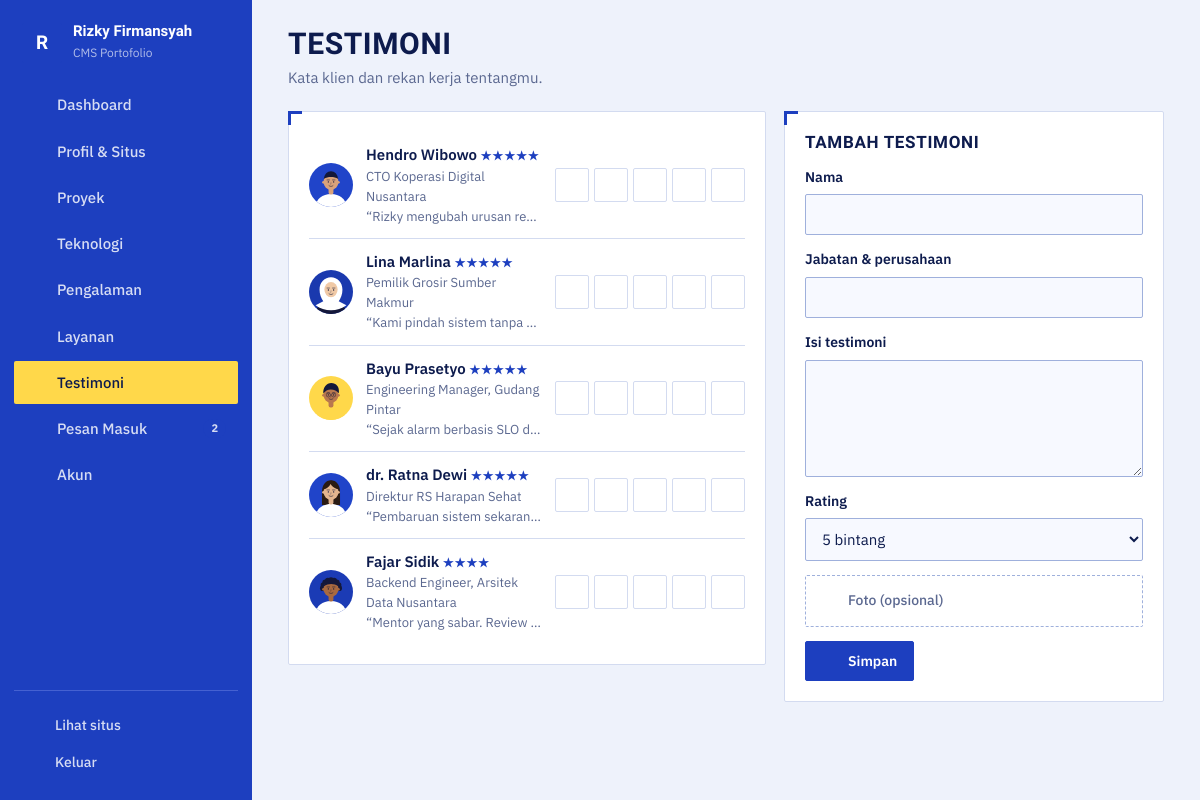
Screenshot of /index.php?page=testimoni (signed in) with the database file from the repository.
### tables this page shows
CREATE TABLE testimoni (
  id INT AUTO_INCREMENT PRIMARY KEY,
  nama VARCHAR(100) NOT NULL,
  jabatan VARCHAR(120) NOT NULL DEFAULT '',
  isi TEXT NOT NULL,
  foto VARCHAR(255) NOT NULL DEFAULT '',
  rating TINYINT UNSIGNED NOT NULL DEFAULT 5,
  tampil TINYINT(1) NOT NULL DEFAULT 1,
  urutan INT NOT NULL DEFAULT 0
);

### index.php (called while the page is built, shortened)
<?php
require __DIR__ . '/includes/bootstrap.php';
$admin = [
    'login'         => 'pages/admin/login.php',
    'logout'        => 'pages/admin/logout.php',
    'dashboard'     => 'pages/admin/dashboard.php',
    'profil'        => 'pages/admin/profil.php',
    'kelola-proyek' => 'pages/admin/proyek.php',
    'proyek-form'   => 'pages/admin/proyek-form.php',
    'teknologi'     => 'pages/admin/teknologi.php',
    'pengalaman'    => 'pages/admin/pengalaman.php',
    'layanan'       => 'pages/admin/layanan.php',
    'testimoni'     => 'pages/admin/testimoni.php',
    'pesan'         => 'pages/admin/pesan.php',
    'akun'          => 'pages/admin/akun.php',
];
$page = (string) ($_GET['page'] ?? 'beranda');
require __DIR__ . '/' . $admin[$page];

### pages/admin/testimoni.php (the view, shortened to what this page needs)
<?php
$edit = isset($_GET['id']) ? q('SELECT * FROM testimoni WHERE id = ?', [(int) $_GET['id']])->fetch() : null;
$edit = $edit ?: ['id' => 0, 'nama' => '', 'jabatan' => '', 'isi' => '', 'rating' => 5, 'foto' => ''];
$list = q('SELECT * FROM testimoni ORDER BY urutan, id')->fetchAll();
require ROOT . '/includes/admin_header.php';
?>
<div class="grid-side">
    <section class="card">
        <ul class="rows">
            <?php foreach ($list as $x): ?>
                <li class="<?= $x['tampil'] ? '' : 'hidden-row' ?>"><img src="<?= e(gambar($x['foto'], 'assets/img/avatar.svg')) ?>" alt="" class="av-img"><div class="grow"><b><?= e($x['nama']) ?> <span class="stars"><?= str_repeat('&#9733;', (int) $x['rating']) ?></span></b><small><?= e($x['jabatan']) ?></small><small class="clip">“<?= e(mb_strimwidth($x['isi'], 0, 140, '…')) ?>”</small></div>
                    <div class="row-acts">
                        <?php foreach ([['naik', 'arrow-up'], ['turun', 'arrow-down'], ['tampil', $x['tampil'] ? 'eye' : 'eye-off']] as [$a, $ic]): ?><form method="post"><?= csrf_field() ?><input type="hidden" name="id" value="<?= $x['id'] ?>"><button class="icon-btn" name="aksi" value="<?= $a ?>"><?= icon($ic, 16) ?></button></form><?php endforeach; ?>
                        <a class="icon-btn" href="<?= url('testimoni', ['id' => $x['id']]) ?>"><?= icon('pencil', 16) ?></a>
                        <form method="post" onsubmit="return confirm('Hapus testimoni ini?')"><button class="icon-btn danger" name="aksi" value="hapus"><?= icon('trash-2', 16) ?></button></form>
                    </div></li>
            <?php endforeach; ?>
        </ul>
    </section>
    <form method="post" class="card sticky" enctype="multipart/form-data">
        <div class="card-h"><h2><?= $edit['id'] ? 'Ubah testimoni' : 'Tambah testimoni' ?></h2><?php if ($edit['id']): ?><a href="<?= url('testimoni') ?>">Batal</a><?php endif; ?></div>
        <label>Nama<input name="nama" value="<?= e($edit['nama']) ?>" required maxlength="100"></label>
        <label>Jabatan & perusahaan<input name="jabatan" value="<?= e($edit['jabatan']) ?>" maxlength="120"></label>
        <label>Isi testimoni<textarea name="isi" rows="5" required maxlength="1000"><?= e($edit['isi']) ?></textarea></label>
        <label>Rating<select name="rating"><?php for ($i = 5; $i >= 1; $i--): ?><option value="<?= $i ?>" <?= (int) $edit['rating'] === $i ? 'selected' : '' ?>><?= $i ?> bintang</option><?php endfor; ?></select></label>
        <label class="file"><?= icon('upload', 18) ?> Foto (opsional)<input type="file" name="foto" accept="image/jpeg,image/png,image/webp"></label>
        <button class="btn btn-main" type="submit"><?= icon('check', 18) ?> Simpan</button>
    </form>
</div>
<?php require ROOT . '/includes/admin_footer.php';

### includes/bootstrap.php (shortened to what this page needs)
<?php
function db(): PDO
{
    static $pdo = null;
    if ($pdo === null) {
        $c = require ROOT . '/config/database.php';
        $pdo = new PDO("mysql:host={$c['host']};port={$c['port']};dbname={$c['database']};charset=utf8mb4", $c['username'], $c['password'], [
            PDO::ATTR_ERRMODE => PDO::ERRMODE_EXCEPTION,
            PDO::ATTR_DEFAULT_FETCH_MODE => PDO::FETCH_ASSOC,
            PDO::ATTR_EMULATE_PREPARES => false,
        ]);
        $pdo->exec("SET time_zone = '+07:00'");
    }
    return $pdo;
}
function q(string $sql, array $params = []): PDOStatement
{
    $st = db()->prepare($sql);
    $st->execute($params);
    return $st;
}
function e($v): string { return htmlspecialchars((string) $v, ENT_QUOTES, 'UTF-8'); }
function url(string $page, array $p = []): string { return 'index.php?' . http_build_query(['page' => $page] + $p); }
function gambar(?string $f, string $cadangan = 'assets/img/kosong.svg'): string
{
    return str_starts_with($f, 'assets/img/') ? $f : UPLOAD_URL . $f;
}
function icon(string $name, int $size = 18, string $cls = 'ic'): string
{
    static $ic = null;
    $ic ??= require __DIR__ . '/icons.php';
    return '<svg class="' . $cls . '" width="' . $size . '" height="' . $size . '" viewBox="0 0 24 24" fill="none" stroke="currentColor" stroke-width="1.8" stroke-linecap="round" stroke-linejoin="round" aria-hidden="true">' . ($ic[$name] ?? '') . '</svg>';
}

### assets/css/admin.css (style rules this page uses)
:root { --bg:#eef2fb;--card:#ffffff;--field:#f7f9ff;--ink:#0d1b4d;--muted:#5b6890; --line:#d3dbf0;--line-strong:#9fb0dc;--acc:#1d3fbf;--acc-ink:#1d3fbf;--acc-border:#1d3fbf;--on-acc:#ffffff;--acc-soft:#e3e9fb; --side:#1d3fbf;--side-ink:#ffffff;--side-hover:#2a4bcc;--side-on:#ffd84a;--side-on-ink:#0d1b4d;--side-line:#4561d1;--side-border:0; --danger:#c62828;--err-bg:#fde8e8;--ok-bg:#fff7d1;--ok-ink:#5a4600;--ok-line:#e6c13b; --r:2px;--r-sm:2px;--r-xs:1px;--bw:1.5px;--card-shadow:none;--btn-shadow:none; --f-head:'Big Shoulders Display',sans-serif;--f-body:'IBM Plex Sans',sans-serif; }
.card-h h2 { font-size:19px;text-transform:uppercase;letter-spacing:.04em }
.card { position:relative }
.card::before { content:'';position:absolute;top:-1.5px;left:-1.5px;width:14px;height:14px;border-top:3px solid var(--acc);border-left:3px solid var(--acc) }
*,*::before,*::after { box-sizing:border-box }
html { -webkit-text-size-adjust:100% }
body.adm { margin:0;background:var(--bg);color:var(--ink);font:15px/1.55 var(--f-body);min-height:100vh }
a { color:var(--acc-ink) }
h1,h2,h3 { font-family:var(--f-head);margin:0;line-height:1.2 }
img { max-width:100%;display:block }
.grow { flex:1;min-width:0 }
.ic { flex:none }
.btn { display:inline-flex;align-items:center;gap:8px;padding:10px 16px;border-radius:var(--r-sm);border:var(--bw) solid var(--line-strong);background:var(--card);color:var(--ink);font:600 14px var(--f-body);cursor:pointer;text-decoration:none;white-space:nowrap;transition:transform .15s }
.btn-main { background:var(--acc);border-color:var(--acc-border);color:var(--on-acc);box-shadow:var(--btn-shadow) }
.btn.danger,.icon-btn.danger { color:var(--danger) }
.icon-btn { width:34px;height:34px;display:inline-grid;place-items:center;border-radius:var(--r-sm);border:var(--bw) solid var(--line);background:var(--card);color:var(--ink);cursor:pointer;text-decoration:none;padding:0 }
.card { background:var(--card);border:var(--bw) solid var(--line);border-radius:var(--r);padding:20px;box-shadow:var(--card-shadow);min-width:0 }
.card+.card { margin-top:18px }
.card-h { display:flex;align-items:center;justify-content:space-between;gap:10px;margin-bottom:14px }
.card-h h2 { font-size:17px }
.grid-side { display:grid;grid-template-columns:minmax(0,1fr) 380px;gap:18px;align-items:start }
.grid-side .card+.card { margin-top:0 }
.sticky { position:sticky;top:20px }
.rows { list-style:none;margin:0;padding:0 }
.rows li { display:flex;align-items:center;gap:13px;padding:11px 0;border-bottom:1px solid var(--line) }
.rows li:last-child { border-bottom:0 }
.rows li b { display:block;font-weight:600 }
.rows li small { display:block;color:var(--muted);font-size:13px }
.clip { overflow:hidden;text-overflow:ellipsis;white-space:nowrap }
.av-img { width:44px;height:44px;border-radius:50%;object-fit:cover;flex:none }
.stars { color:var(--acc-ink);font-size:12px;letter-spacing:1px }
.row-acts { display:flex;gap:5px;flex-wrap:wrap;justify-content:flex-end }
.row-acts form { margin:0 }
label { display:block;font-weight:600;font-size:14px;margin-bottom:14px }
textarea { resize:vertical }
.file { position:relative;border:var(--bw) dashed var(--line-strong);border-radius:var(--r-sm);padding:14px;display:flex;align-items:center;gap:10px;cursor:pointer;font-weight:500;color:var(--muted) }

### rows the page displays
testimoni: foto (picture), nama "Hendro Wibowo", rating "★★★★★", jabatan "CTO Koperasi Digital Nusantara", isi "Rizky mengubah urusan re…", $size 16 (drawn)
testimoni: foto (picture), nama "Lina Marlina", rating "★★★★★", jabatan "Pemilik Grosir Sumber Makmur", isi "Kami pindah sistem tanpa…", $size 16 (drawn)
testimoni: foto (picture), nama "Bayu Prasetyo", rating "★★★★★", jabatan "Engineering Manager, Gudang Pintar", isi "Sejak alarm berbasis SLO d…", $size 16 (drawn)
testimoni: foto (picture), nama "dr. Ratna Dewi", rating "★★★★★", jabatan "Direktur RS Harapan Sehat", isi "Pembaruan sistem sekaran…", $size 16 (drawn)
testimoni: foto (picture), nama "Fajar Sidik", rating "★★★★", jabatan "Backend Engineer, Arsitek Data Nusantara", isi "Mentor yang sabar. Review…", $size 16 (drawn)

### other values shown
mb_strtoupper(mb_substr(setting('nama', 'P'), 0, 1)) "R"
setting('nama') "Rizky Firmansyah"
$l "Dashboard"
$l "Profil & Situs"
$l "Proyek"
$l "Teknologi"
$l "Pengalaman"
$l "Layanan"
$l "Testimoni"
$l "Pesan Masuk"
$n "2"
$l "Akun"
$title "TESTIMONI"
$sub "Kata klien dan rekan kerja tentangmu."
form field rating "5 bintang"
